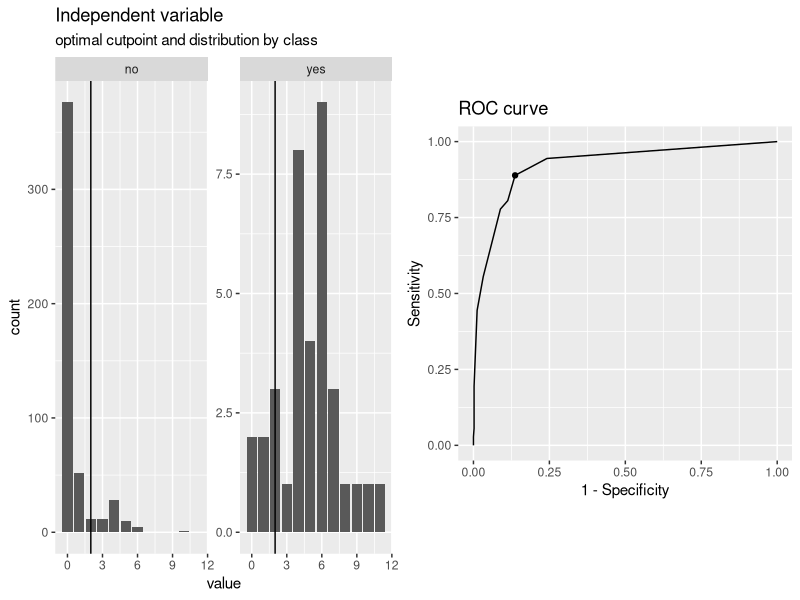
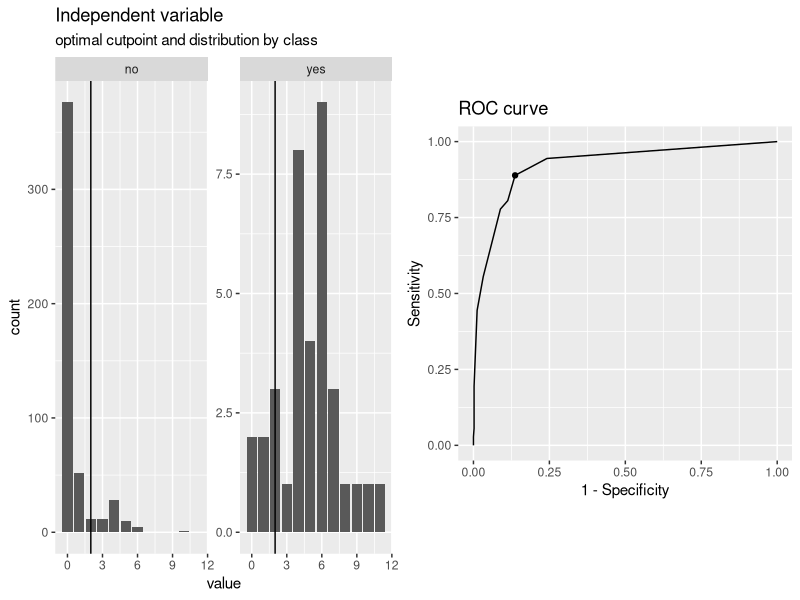
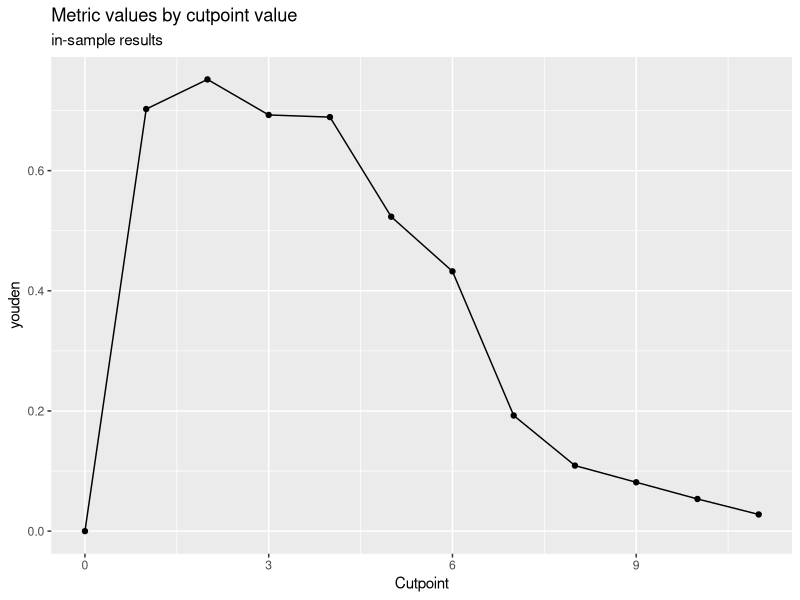
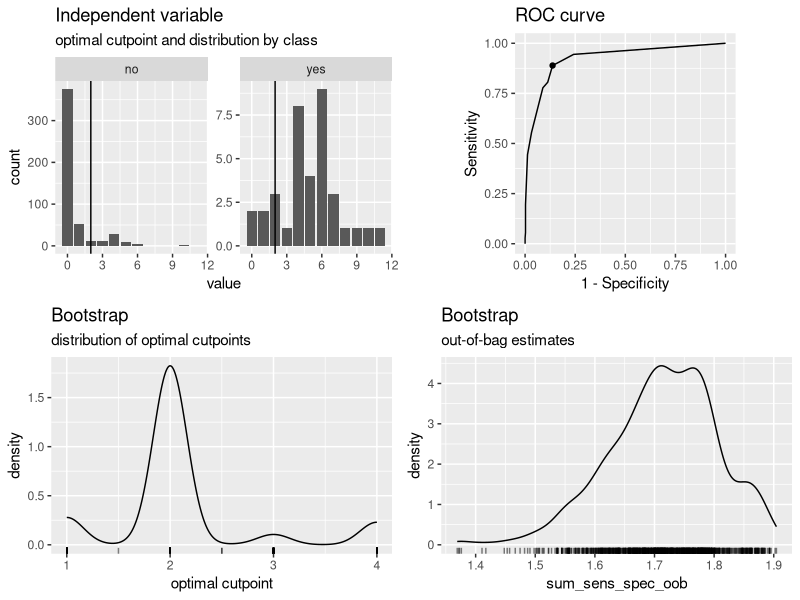

These charts were generated, in order, by the following R code: (Note: this script raises an error after producing the figures.)
##Installation
install.packages("cutpointr")
#For example, the optimal cutpoint for the included data set is 2 when maximizing the sum of sensitivity and specificity.

## calling the library
library(cutpointr)

## Attaching the data set for analysis
data(suicide)

## Checking first few observations in the data set
head(suicide)



cp <- cutpointr(suicide, dsi, suicide, 
                method = maximize_metric, metric = sum_sens_spec)

summary(cp)

plot(cp)

opt_cut <- cutpointr(suicide, dsi, suicide, direction = ">=", pos_class = "yes",
                     neg_class = "no", method = maximize_metric, metric = youden)

plot_metric(opt_cut)


##Predictions for new data can be made using predict:
predict(opt_cut, newdata = data.frame(dsi = 0:5))





##Separate subgroups and bootstrapping
set.seed(12)
opt_cut_b <- cutpointr(suicide, dsi, suicide, boot_runs = 1000)
opt_cut_b
opt_cut_b$boot
summary(opt_cut_b)

plot(opt_cut_b)



##Parallelized bootstrapping
library(doParallel)
cl <- makeCluster(2) # 2 cores
registerDoParallel(cl)
registerDoRNG(12) # Reproducible parallel loops using doRNG
opt_cut <- cutpointr(suicide, dsi, suicide, gender, pos_class = "yes",
                     direction = ">=", boot_runs = 1000, allowParallel = TRUE)
stopCluster(cl)
opt_cut

##Finding all cutpoints with acceptable performance
library(tidyr)
library(dplyr)
opt_cut <- cutpointr(suicide, dsi, suicide, metric = sum_sens_spec, 
                     tol_metric = 0.05, break_ties = c)
  

opt_cut |> 
  select(optimal_cutpoint, sum_sens_spec) |> 
  unnest(cols = c(optimal_cutpoint, sum_sens_spec))


##Manual and mean / median cutpoints
set.seed(100)
opt_cut_manual <- cutpointr(suicide, dsi, suicide, method = oc_manual, 
                            cutpoint = mean(suicide$dsi), boot_runs = 1000)
set.seed(100)
opt_cut_mean <- cutpointr(suicide, dsi, suicide, method = oc_mean, boot_runs = 1000)


##Nonstandard evaluation via tidyeval
myvar <- "dsi"
cutpointr(suicide, !!myvar, suicide)

##Midpoints
dat <- data.frame(outcome = c("neg", "neg", "neg", "pos", "pos", "pos", "pos"),
                  pred    = c(1, 2, 3, 8, 11, 11, 12))

dat <- data.frame(outcome = c("neg", "neg", "neg", "pos", "pos", "pos", "pos"),
                  pred    = c(1, 2, 3, 8, 11, 11, 12))

plot_x(opt_cut)
